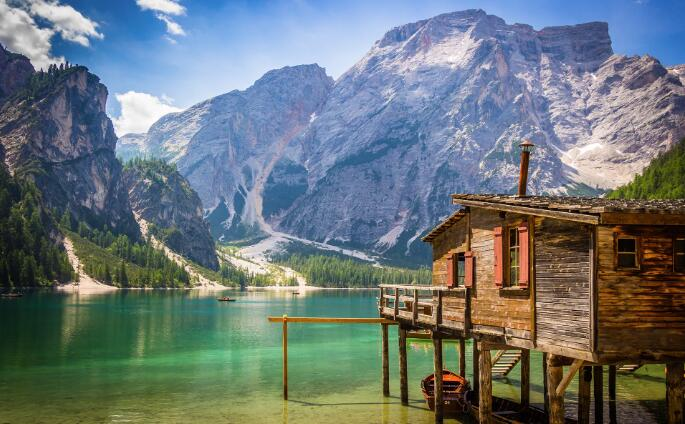
#> input picture assignment_3/image_input/scenery.jpg, 685 x 424 px, found by its file name
$ python composite.py
#> lines starting #> are read from the running program, lines starting #| are printed output that depends on the picture
#先水平镜像，再绕图像中心旋转30度，最后沿垂直方向向上平移120
import cv2
import numpy as np

img = cv2.imread('D:\\Projects\\PycharmProjects\\ImageAnalysisProject\\assignment_3\\image_input\\scenery.jpg',1)
#> img is the input picture: shape (424, 685, 3); mean B, G, R 120.1, 118.2, 107.2
cv2.imshow('Image', img)

imgInfo = img.shape
#> imgInfo = (424, 685, 3)
height = imgInfo[0]
#> height = 424
width = imgInfo[1]
#> width = 685
deep= imgInfo[2]
#> deep = 3

#水平镜像
horizontalImgInfo = (height, width, deep)
#> horizontalImgInfo = (424, 685, 3)
horizontal = np.zeros(horizontalImgInfo,np.uint8)
for i in range(0,height):
    for j in range(0,width):
        horizontal[i, width-j-1] = img[i, j]
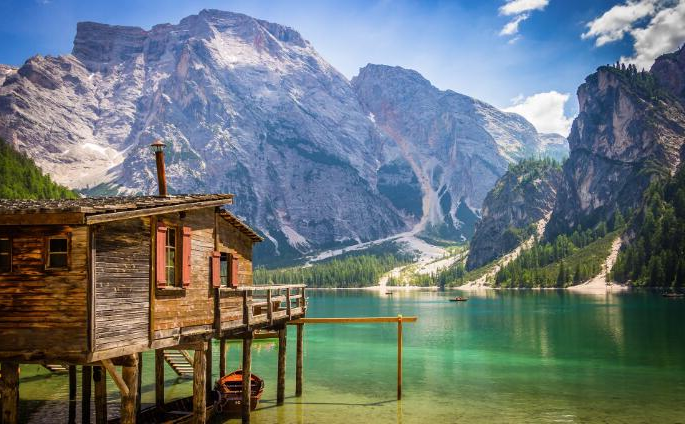
#> horizontal: shape (424, 685, 3); mean B, G, R 120.1, 118.2, 107.2

#绕图像中心旋转30度
M = cv2.getRotationMatrix2D((width / 2, height / 2), 30, 1)
rotateImg = cv2.warpAffine(horizontal, M, (width, height))
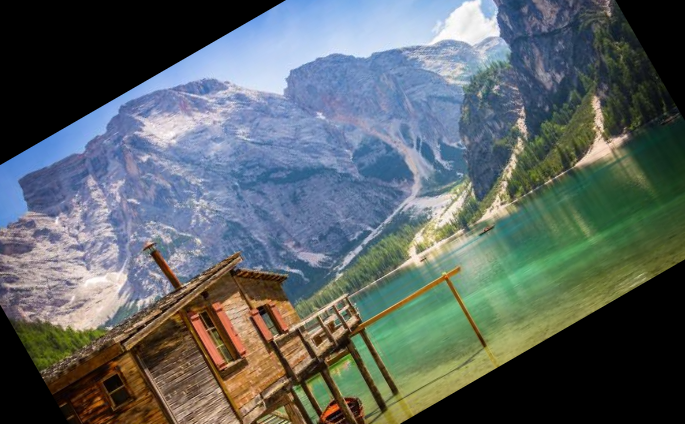
#> rotateImg: shape (424, 685, 3); mean B, G, R 101.5, 100.6, 91.4

#垂直方向 向上平移120
M = np.float32([[1, 0, 0], [0, 1, -120]])
compositeImg = cv2.warpAffine(rotateImg, M, (rotateImg.shape[1], rotateImg.shape[0]))
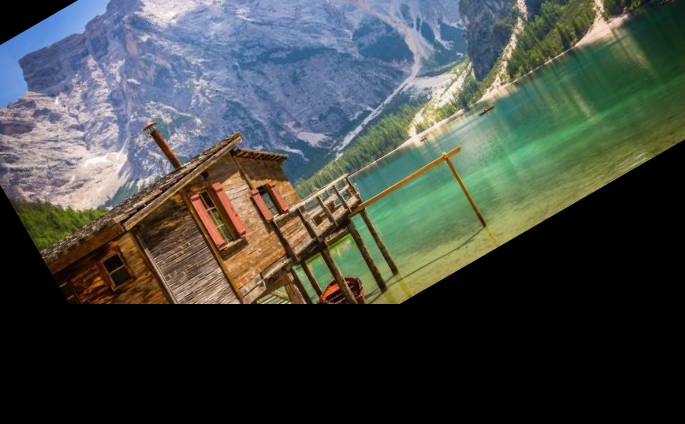
#> compositeImg: shape (424, 685, 3); mean B, G, R 68.8, 73.6, 68.2

cv2.imshow('compositeImg', compositeImg)
cv2.waitKey(0)
cv2.destroyAllWindows()
